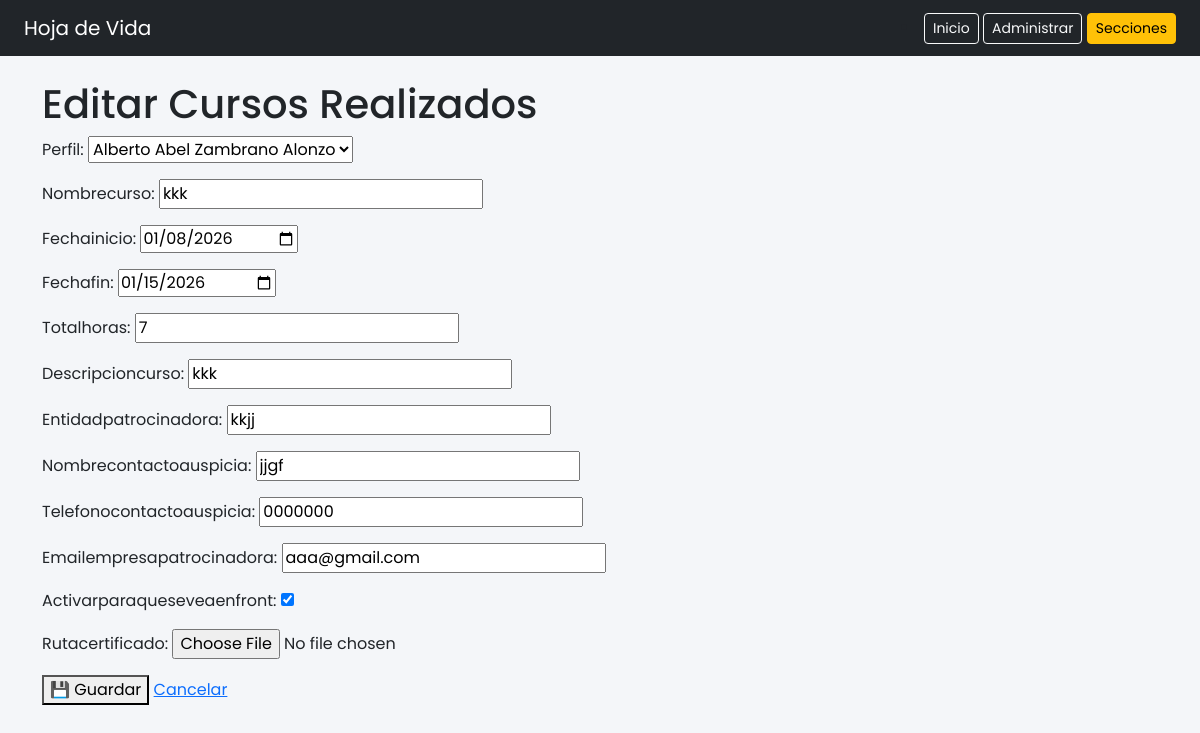
The page /curso/editar/1/ (signed in) on the database its author committed.
### paginausuario/models.py (models this page shows)
class CursoRealizado(models.Model):
    idcursorealizado = models.AutoField(primary_key=True)
    perfil = models.ForeignKey(
        DatosPersonales,
        on_delete=models.CASCADE,
        db_column="idperfilconqueestaactivo"
    )
    nombrecurso = models.CharField(max_length=100)
    fechainicio = models.DateField()
    fechafin = models.DateField()
    totalhoras = models.CharField(max_length=100)
    descripcioncurso = models.CharField(max_length=100)
    entidadpatrocinadora = models.CharField(max_length=100)
    nombrecontactoauspicia = models.CharField(max_length=100)
    telefonocontactoauspicia = models.CharField(max_length=60)
    emailempresapatrocinadora = models.CharField(max_length=60)
    activarparaqueseveaenfront = models.BooleanField(default=True)
    rutacertificado = models.FileField(
    upload_to="certificados_cursos/",
    null=True,
    blank=True
    )
    class Meta:
        db_table = "CURSOSREALIZADOS"

### paginausuario/views.py (the view)
# urls.py: path('curso/editar/<int:pk>/', views.curso_update, name='curso_update'),
@staff_member_required
def curso_update(request, pk):
    curso = get_object_or_404(CursoRealizado, pk=pk)
    form = CursoRealizadoForm(
        request.POST or None,
        request.FILES or None,
        instance=curso
    )
    if form.is_valid():
        form.save()
        return redirect('curso_list')
    return render(request, 'curso/form.html', {
        'form': form,
        'accion': 'Editar'
    })

### paginausuario/forms.py (shortened to what this page needs)
class CursoRealizadoForm(forms.ModelForm):
    class Meta:
        model = CursoRealizado
        fields = "__all__"
        widgets = {
            "fechainicio": forms.DateInput(attrs={"type": "date"}),
            "fechafin": forms.DateInput(attrs={"type": "date"}),
        }

### paginausuario/models.py (called while the page is built)
    def __str__(self):
        return f"{self.nombres} {self.apellidos}"

### paginausuario/templates/curso/form.html (shortened to what this page needs)
{% extends 'az.html' %}
{% block content %}
<h1>{{ accion }} Cursos Realizados</h1>
<form method="POST" enctype="multipart/form-data">
    {{ form.as_p }}
    <button type="submit">💾 Guardar</button>
    <a href="{% url 'curso_list' %}">Cancelar</a>
</form>
{% endblock %}

### paginausuario/templates/az.html (style rules this page uses)
body { font-family: 'Poppins', sans-serif; background-color: #f4f6f9; }

### rows shown on the page
CursoRealizado: nombrecurso "kkk", fechainicio "01/08/2026", fechafin "01/15/2026", totalhoras "7", descripcioncurso "kkk", entidadpatrocinadora "kkjj", nombrecontactoauspicia "jjgf", telefonocontactoauspicia "0000000", emailempresapatrocinadora "aaa@gmail.com", activarparaqueseveaenfront "☑"

### other values the page prints
{{ accion }} "Editar"
